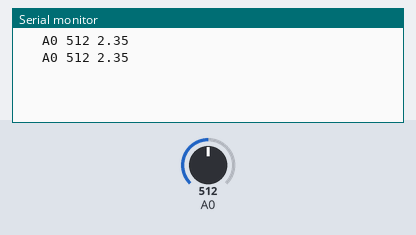
Bench run of a sketch on a simulated Arduino Uno, built with avr-gcc and run on an emulated ATmega328P. On the bench: the last lines printed to the serial monitor. Inputs (shaded band) come from the test bench; at power-on: A0 = 512.

Above: at 1.2 s.
1.3 s: A0 set to 716
At 2.6 s:
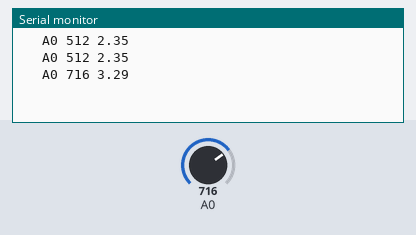
2.8 s: A0 set to 900
At 3.8 s:
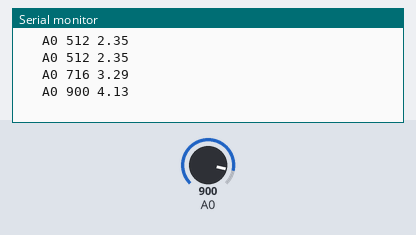
Timing chart, 0 to 5.8 s (numbered marks = the images above; inputs shaded):
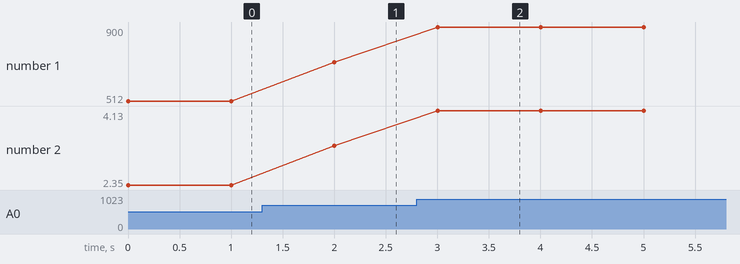

The sketch:

batteryCheck.ino
```cpp
void setup() {
  Serial.begin(9600);
  //analogReference();
  pinMode(A0, INPUT);
}

void loop() {
  Serial.print("   A0 ");
  Serial.print(analogRead(A0));
  Serial.print(" ");
  Serial.println(((double)analogRead(A0)) / 1024 * 4.70);
  delay(1000);
}
```

Measured:
- after the input at 1.3 s, the serial monitor: prints a new line after 0.70 s (image 1)
- after the input at 2.8 s, the serial monitor: prints a new line after 0.20 s (image 2)
- plotted number 1: 512 → 716 after the input at 1.3 s, 716 → 900 after the input at 2.8 s
- plotted number 2: 2.35 → 3.29 after the input at 1.3 s, 3.29 → 4.13 after the input at 2.8 s
